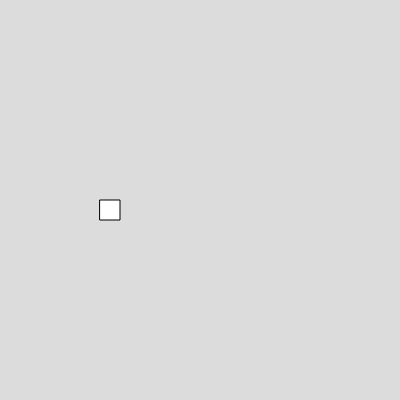
Frame 1 (no input)
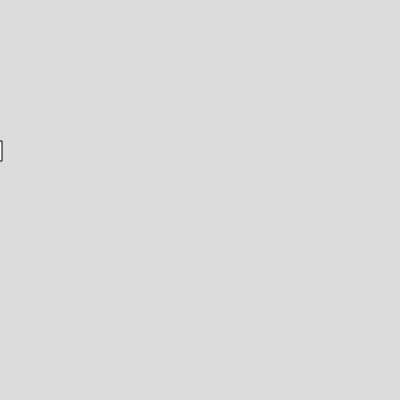
Frame 60 (no input)
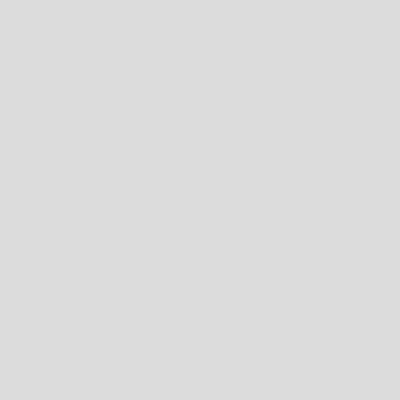
Frame 120 (the mouse pressed at the canvas centre since frame 60)

The p5.js sketch that drew these frames (run headless with seeded random() and noise() and a simulated clock; from frame 60 on, the mouse is pressed at the canvas centre):

// p5.js sketch
// ── sketch.js
var box;
function setup() 
{
  createCanvas(400, 400);
  box = new Box(100, 200, 20, 20, -2, -1);
}

function draw() 
{
  background(220);
box.show();
box.moveup();
box.move();
}


// ── box.js
class Box
  {
    constructor(x,y,w,h,vx,vy)
    {
      this.x =x;
      this.y =y;
      this.w =w;
      this.h = h;
      this.vx = vx;
      this.vy = vy;
    }
    
    show()
    {
      rect(this.x,this.y,this.w,this.h)
    }
    
    move()
    {
      this.x = this.x+this.vx;
    }
    moveup()
    {
       this.y = this.y+this.vy;
    }
  }

  
